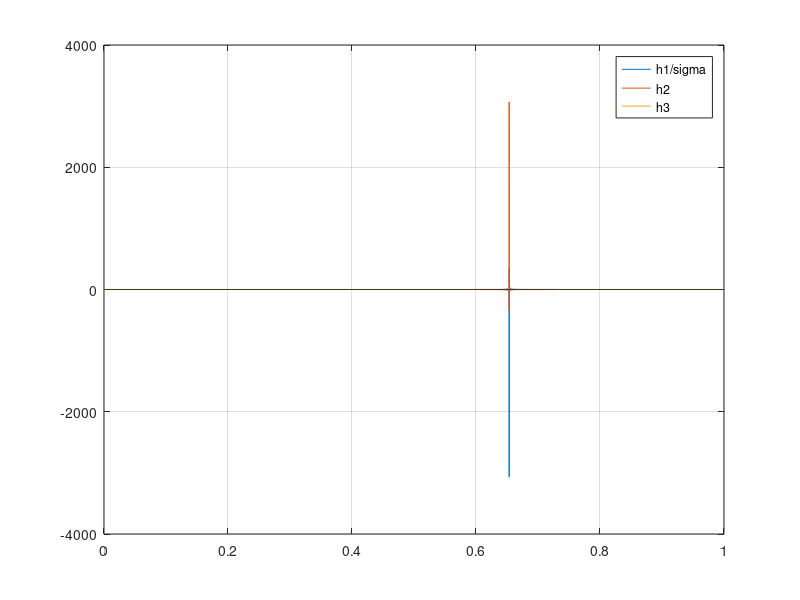
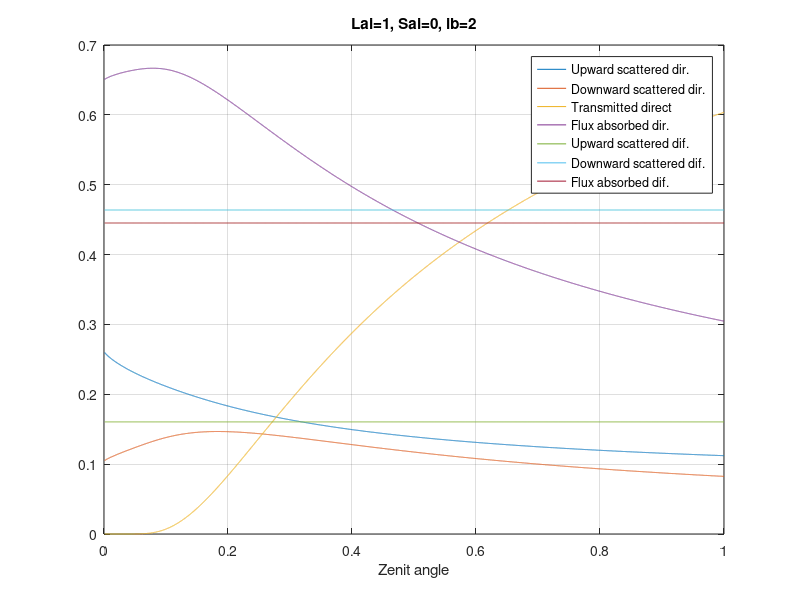

MATLAB code for these plots, in order:
%Test albedo code based on full CTSM code:
%https://github.com/ESCOMP/CTSM/blob/master/src/biogeophys/SurfaceAlbedoMod.F90
%subroutine TwoStream
%Kjetil Aas
%07.12.2021

close all;
clearvars;

%Input
S=0.0;L=1.0;
p=1; %Dummy, values are now hardcoded to NET
c=1; %Dummy
nlevcan=1;

albtestval=0.15;
albsod=[albtestval albtestval]; %Test values!
albsoi=[albtestval albtestval]; %Test values!
albgrd=[albtestval albtestval]; %Test values!
albgri=[albtestval albtestval]; %Test values!

lSFonly = false; 
snowveg_affects_radiation=false;
fwet=0.0; fcansno=0.0; 
omegas=[1e10 1e10]; betads=1e10; betais=1e10; %Only for fwet>0.0

%NET Temperate/NET Boreal/NDT Boreal. [vis nir]
chiL=0.01;	alphaLeaf=[0.07 0.35]; alphaStem=[0.16 0.39]; tauLeaf=[0.05 0.10]; tauStem=[0.001 0.001];

%Arrays (mostly for saving output)
cosz_arr=[0.001 0.001:0.0001:1]; 

sigma_arr=zeros(2,length(cosz_arr));c1_arr=zeros(2,length(cosz_arr)); b_arr=zeros(2,length(cosz_arr));

albd_arr=zeros(2,length(cosz_arr));
ftid_arr=zeros(2,length(cosz_arr));
ftdd_arr=zeros(2,length(cosz_arr));
fabd_arr=zeros(2,length(cosz_arr));
albi_arr=zeros(2,length(cosz_arr));
ftii_arr=zeros(2,length(cosz_arr));
fabi_arr=zeros(2,length(cosz_arr));

albdSF_arr=zeros(2,length(cosz_arr));albiSF_arr=zeros(2,length(cosz_arr)); 
h1_arr=zeros(2,length(cosz_arr)); h2_arr=zeros(2,length(cosz_arr)); h3_arr=zeros(2,length(cosz_arr));
twostext_arr=zeros(2,length(cosz_arr));avmu_arr=zeros(2,length(cosz_arr));omegal_arr=zeros(2,length(cosz_arr));


%Initialize with nans
albdSF=[nan nan]; albiSF=[nan nan];
rho=[nan nan]; tau=[nan nan];

%Calculate tau and rho
elai=L; esai=S; mpe=0.00000001;
wl(p) = elai(p) / max( elai(p)+esai(p), mpe );
ws(p) = esai(p) / max( elai(p)+esai(p), mpe );
for ib = [1 2]
  rho(p,ib) = max( alphaLeaf(p,ib)*wl(p) + alphaStem(p,ib)*ws(p), mpe );
  tau(p,ib) = max( tauLeaf(p,ib)*wl(p) + tauStem(p,ib)*ws(p), mpe );
end 

%Independent of wave band
chil = chiL; 

%----Start of CTSM code (Twostream in SurfaceAlbedoMod.F90)----

for i=1:length(cosz_arr)
    cosz=cosz_arr(i);     
    %cosz=0.6104;
    phi1 = 0.5 - 0.633*chil - 0.330*chil*chil;
    phi2 = 0.877 * (1.-2.*phi1);
    gdir(p) = phi1 + phi2*cosz;
    twostext(p) = gdir(p)/cosz;
    avmu(p) = ( 1 - phi1/phi2 * log((phi1+phi2)/phi1) ) / phi2;

    temp0(p) = max(gdir(p) + phi2*cosz,1.e-6);
    temp1 = phi1*cosz;
    temp2(p) = ( 1. - temp1/temp0(p) * log((temp1+temp0(p))/temp1) );
 
   % Loop over all wavebands to calculate for the full canopy the scattered fluxes
   % reflected upward and transmitted downward by the canopy and the flux absorbed by the
   % canopy for a unit incoming direct beam and diffuse flux at the top of the canopy given
   % an underlying surface of known albedo.
   %
   % Output:
   % ------------------
   % Direct beam fluxes
   % ------------------
   % albd       - Upward scattered flux above canopy (per unit direct beam flux)
   % ftid       - Downward scattered flux below canopy (per unit direct beam flux)
   % ftdd       - Transmitted direct beam flux below canopy (per unit direct beam flux)
   % fabd       - Flux absorbed by canopy (per unit direct beam flux)
   % fabd_sun   - Sunlit portion of fabd
   % fabd_sha   - Shaded portion of fabd
   % fabd_sun_z - absorbed sunlit leaf direct PAR (per unit sunlit lai+sai) for each canopy layer
   % fabd_sha_z - absorbed shaded leaf direct PAR (per unit shaded lai+sai) for each canopy layer
   % ------------------
   % Diffuse fluxes
   % ------------------
   % albi       - Upward scattered flux above canopy (per unit diffuse flux)
   % ftii       - Downward scattered flux below canopy (per unit diffuse flux)
   % fabi       - Flux absorbed by canopy (per unit diffuse flux)
   % fabi_sun   - Sunlit portion of fabi
   % fabi_sha   - Shaded portion of fabi
   % fabi_sun_z - absorbed sunlit leaf diffuse PAR (per unit sunlit lai+sai) for each canopy layer
   % fabi_sha_z - absorbed shaded leaf diffuse PAR (per unit shaded lai+sai) for each canopy layer


    for ib=[1 2]

          % Calculate two-stream parameters omega, betad, and betai.
          % Omega, betad, betai are adjusted for snow. Values for omega*betad
          % and omega*betai are calculated and then divided by the new omega
          % because the product omega*betai, omega*betad is used in solution.
          % Also, the transmittances and reflectances (tau, rho) are linear
          % weights of leaf and stem values.

        omegal = rho(p,ib) + tau(p,ib);
        asu = 0.5*omegal*gdir(p)/temp0(p) *temp2(p);
        betadl = (1.+avmu(p)*twostext(p))/(omegal*avmu(p)*twostext(p))*asu;
        betail = 0.5 * ((rho(p,ib)+tau(p,ib)) + (rho(p,ib)-tau(p,ib)) ...
             * ((1.+chil(p))/2.).^2) / omegal;

          if ( lSFonly )
             % Keep omega, betad, and betai as they are (for Snow free case or
             % when there is no snow
             tmp0 = omegal;
             tmp1 = betadl;
             tmp2 = betail;
          else
             % Adjust omega, betad, and betai for intercepted snow
             if (snowveg_affects_radiation) 
                tmp0 =   (1.-fcansno(p))*omegal        + fcansno(p)*omegas(ib);
                tmp1 = ( (1.-fcansno(p))*omegal*betadl + fcansno(p)*omegas(ib)*betads ) / tmp0;
                tmp2 = ( (1.-fcansno(p))*omegal*betail + fcansno(p)*omegas(ib)*betais ) / tmp0;
             else
                tmp0 =   (1.-fwet(p))*omegal        + fwet(p)*omegas(ib);
                tmp1 = ( (1.-fwet(p))*omegal*betadl + fwet(p)*omegas(ib)*betads ) / tmp0;
                tmp2 = ( (1.-fwet(p))*omegal*betail + fwet(p)*omegas(ib)*betais ) / tmp0;
             end 
          end   % end Snow free

          omega(p,ib) = tmp0;
          betad = tmp1;
          betai = tmp2;

          % Common terms

          b = 1. - omega(p,ib) + omega(p,ib)*betai;
          c1 = omega(p,ib)*betai;
          tmp0 = avmu(p)*twostext(p);
          d = tmp0 * omega(p,ib)*betad;
          f = tmp0 * omega(p,ib)*(1.-betad);
          tmp1 = b*b - c1*c1;
          h = sqrt(tmp1) / avmu(p);
          sigma = tmp0*tmp0 - tmp1;
          p1 = b + avmu(p)*h;
          p2 = b - avmu(p)*h;
          p3 = b + tmp0;
          p4 = b - tmp0;

          % Absorbed, reflected, transmitted fluxes per unit incoming radiation
          % for full canopy

          t1 = min(h*(elai(p)+esai(p)), 40.);
          s1 = exp(-t1);
          t1 = min(twostext(p)*(elai(p)+esai(p)), 40.);
          s2 = exp(-t1);

          % Direct beam
          if ( ~ lSFonly )
             u1 = b - c1/albgrd(c,ib);
             u2 = b - c1*albgrd(c,ib);
             u3 = f + c1*albgrd(c,ib);
          else
             % Snow Free (SF) only 
             % albsod instead of albgrd here:
             u1 = b - c1/albsod(c,ib);
             u2 = b - c1*albsod(c,ib);
             u3 = f + c1*albsod(c,ib);
          end
          tmp2 = u1 - avmu(p)*h;
          tmp3 = u1 + avmu(p)*h;
          d1 = p1*tmp2/s1 - p2*tmp3*s1;
          tmp4 = u2 + avmu(p)*h;
          tmp5 = u2 - avmu(p)*h;
          d2 = tmp4/s1 - tmp5*s1;
          h1 = -d*p4 - c1*f;
          tmp6 = d - h1*p3/sigma;
          tmp7 = ( d - c1 - h1/sigma*(u1+tmp0) ) * s2;
          h2 = ( tmp6*tmp2/s1 - p2*tmp7 ) / d1;
          h3 = - ( tmp6*tmp3*s1 - p1*tmp7 ) / d1;
          h4 = -f*p3 - c1*d;
          tmp8 = h4/sigma;
          tmp9 = ( u3 - tmp8*(u2-tmp0) ) * s2;
          h5 = - ( tmp8*tmp4/s1 + tmp9 ) / d2;
          h6 = ( tmp8*tmp5*s1 + tmp9 ) / d2;
          if ( ~lSFonly )
            albd(p,ib) = h1/sigma + h2 + h3;
            ftid(p,ib) = h4*s2/sigma + h5*s1 + h6/s1;
            ftdd(p,ib) = s2;
            fabd(p,ib) = 1. - albd(p,ib) - (1.-albgrd(c,ib))*ftdd(p,ib) - (1.-albgri(c,ib))*ftid(p,ib);
          else
            albdSF(p,ib) = h1/sigma + h2 + h3;
          end
          

          a1 = h1 / sigma * (1. - s2*s2) / (2. * twostext(p)) ...
             + h2         * (1. - s2*s1) / (twostext(p) + h) ...
             + h3         * (1. - s2/s1) / (twostext(p) - h);

          a2 = h4 / sigma * (1. - s2*s2) / (2. * twostext(p)) ...
             + h5         * (1. - s2*s1) / (twostext(p) + h) ...
             + h6         * (1. - s2/s1) / (twostext(p) - h);
          if ( ~ lSFonly )
            fabd_sun(p,ib) = (1. - omega(p,ib)) * ( 1. - s2 + 1. / avmu(p) * (a1 + a2) );
            fabd_sha(p,ib) = fabd(p,ib) - fabd_sun(p,ib);
          end

          % Diffuse
          if ( ~ lSFonly )
            u1 = b - c1/albgri(c,ib);
            u2 = b - c1*albgri(c,ib);
          else
             % Snow Free (SF) only 
             % albsoi instead of albgri here:
            u1 = b - c1/albsoi(c,ib);
            u2 = b - c1*albsoi(c,ib);
          end
          tmp2 = u1 - avmu(p)*h;
          tmp3 = u1 + avmu(p)*h;
          d1 = p1*tmp2/s1 - p2*tmp3*s1;
          tmp4 = u2 + avmu(p)*h;
          tmp5 = u2 - avmu(p)*h;
          d2 = tmp4/s1 - tmp5*s1;
          h7 = (c1*tmp2) / (d1*s1);
          h8 = (-c1*tmp3*s1) / d1;
          h9 = tmp4 / (d2*s1);
          h10 = (-tmp5*s1) / d2;

  
          % Final Snow Free albedo
          if ( lSFonly )
            albiSF(p,ib) = h7 + h8;
          else
            % For non snow Free case, adjustments continue
            albi(p,ib) = h7 + h8;
            ftii(p,ib) = h9*s1 + h10/s1;
            fabi(p,ib) = 1. - albi(p,ib) - (1.-albgri(c,ib))*ftii(p,ib);

            a1 = h7 * (1. - s2*s1) / (twostext(p) + h) +  h8 * (1. - s2/s1) / (twostext(p) - h);
            a2 = h9 * (1. - s2*s1) / (twostext(p) + h) + h10 * (1. - s2/s1) / (twostext(p) - h);

            fabi_sun(p,ib) = (1. - omega(p,ib)) / avmu(p) * (a1 + a2);
            fabi_sha(p,ib) = fabi(p,ib) - fabi_sun(p,ib);
  
            % Repeat two-stream calculations for each canopy layer to calculate derivatives.
            % tlai_z and tsai_z are the leaf+stem area increment for a layer. Derivatives are
            % calculated at the center of the layer. Derivatives are needed only for the
            % visible waveband to calculate absorbed PAR (per unit lai+sai) for each canopy layer.
            % Derivatives are calculated first per unit lai+sai and then normalized for sunlit
            % or shaded fraction of canopy layer.
  
            % Sun/shade big leaf code uses only one layer, with canopy integrated values from above
            % and also canopy-integrated scaling coefficients
  
            if (ib == 1) 
               if (nlevcan == 1) 
  
                  % sunlit fraction of canopy
                  fsun_z(p,1) = (1. - s2) / t1;
  
                  % absorbed PAR (per unit sun/shade lai+sai)
                  laisum = elai(p)+esai(p);
                  fabd_sun_z(p,1) = fabd_sun(p,ib) / (fsun_z(p,1)*laisum);
                  fabi_sun_z(p,1) = fabi_sun(p,ib) / (fsun_z(p,1)*laisum);
                  fabd_sha_z(p,1) = fabd_sha(p,ib) / ((1. - fsun_z(p,1))*laisum);
                  fabi_sha_z(p,1) = fabi_sha(p,ib) / ((1. - fsun_z(p,1))*laisum);
  
                  % leaf to canopy scaling coefficients
                  extkn = 0.30;
                  extkb = twostext(p);
                  vcmaxcintsun(p) = (1. - exp(-(extkn+extkb)*elai(p))) / (extkn + extkb);
                  vcmaxcintsha(p) = (1. - exp(-extkn*elai(p))) / extkn - vcmaxcintsun(p);
                  if (elai(p)  >  0.) 
                    vcmaxcintsun(p) = vcmaxcintsun(p) / (fsun_z(p,1)*elai(p));
                    vcmaxcintsha(p) = vcmaxcintsha(p) / ((1. - fsun_z(p,1))*elai(p));
                  else
                    vcmaxcintsun(p) = 0.;
                    vcmaxcintsha(p) = 0.;
                  end
  
               elseif (nlevcan > 1)
                  for iv = 1, nrad(p)
  
                     % Cumulative lai+sai at center of layer
  
                     if (iv == 1) 
                        laisum = 0.5 * (tlai_z(p,iv)+tsai_z(p,iv));
                     else
                        laisum = laisum + 0.5 * ((tlai_z(p,iv-1)+tsai_z(p,iv-1))+(tlai_z(p,iv)+tsai_z(p,iv)));
                     end
  
                     % Coefficients s1 and s2 depend on cumulative lai+sai. s2 is the sunlit fraction
     
                     t1 = min(h*laisum, 40.);
                     s1 = exp(-t1);
                     t1 = min(twostext(p)*laisum, 40.);
                     s2 = exp(-t1);
                     fsun_z(p,iv) = s2;
  
                     % ===============
                     % Direct beam
                     % ===============
  
                     % Coefficients h1-h6 and a1,a2 depend of cumulative lai+sai
  
                     u1 = b - c1/albgrd(c,ib);
                     u2 = b - c1*albgrd(c,ib);
                     u3 = f + c1*albgrd(c,ib);
  
                     % Derivatives for h2, h3, h5, h6 and a1, a2
  
                     v = d1;
                     dv = h * p1 * tmp2 / s1 + h * p2 * tmp3 * s1;
  
                     u = tmp6 * tmp2 / s1 - p2 * tmp7;
                     du = h * tmp6 * tmp2 / s1 + twostext(p) * p2 * tmp7;
                     dh2 = (v * du - u * dv) / (v * v);
  
                     u = -tmp6 * tmp3 * s1 + p1 * tmp7;
                     du = h * tmp6 * tmp3 * s1 - twostext(p) * p1 * tmp7;
                     dh3 = (v * du - u * dv) / (v * v);
  
                     v = d2;
                     dv = h * tmp4 / s1 + h * tmp5 * s1;
     
                     u = -h4/sigma * tmp4 / s1 - tmp9;
                     du = -h * h4/sigma * tmp4 / s1 + twostext(p) * tmp9;
                     dh5 = (v * du - u * dv) / (v * v);
  
                     u = h4/sigma * tmp5 * s1 + tmp9;
                     du = -h * h4/sigma * tmp5 * s1 - twostext(p) * tmp9;
                     dh6 = (v * du - u * dv) / (v * v);
  
                     da1 = h1/sigma * s2*s2 + h2 * s2*s1 + h3 * s2/s1 ...
                         + (1. - s2*s1) / (twostext(p) + h) * dh2 ...
                         + (1. - s2/s1) / (twostext(p) - h) * dh3;
                     da2 = h4/sigma * s2*s2 + h5 * s2*s1 + h6 * s2/s1 ...
                         + (1. - s2*s1) / (twostext(p) + h) * dh5 ...
                         + (1. - s2/s1) / (twostext(p) - h) * dh6;
  
                     % Flux derivatives
     
                     d_ftid = -twostext(p)*h4/sigma*s2 - h*h5*s1 + h*h6/s1 + dh5*s1 + dh6/s1;
                     d_fabd = -(dh2+dh3) + (1.-albgrd(c,ib))*twostext(p)*s2 - (1.-albgri(c,ib))*d_ftid;
                     d_fabd_sun = (1. - omega(p,ib)) * (twostext(p)*s2 + 1. / avmu(p) * (da1 + da2));
                     d_fabd_sha = d_fabd - d_fabd_sun;
  
                     fabd_sun_z(p,iv) = max(d_fabd_sun, 0.);
                     fabd_sha_z(p,iv) = max(d_fabd_sha, 0.);
  
                     % Flux derivatives are APARsun and APARsha per unit (LAI+SAI). Need
                     % to normalize derivatives by sunlit or shaded fraction to get
                     % APARsun per unit (LAI+SAI)sun and APARsha per unit (LAI+SAI)sha
  
                     fabd_sun_z(p,iv) = fabd_sun_z(p,iv) / fsun_z(p,iv);
                     fabd_sha_z(p,iv) = fabd_sha_z(p,iv) / (1. - fsun_z(p,iv));
  
                     % ===============
                     % Diffuse
                     % ===============
  
                     % Coefficients h7-h10 and a1,a2 depend of cumulative lai+sai
  
                     u1 = b - c1/albgri(c,ib);
                     u2 = b - c1*albgri(c,ib);

                     a1 = h7 * (1. - s2*s1) / (twostext(p) + h) +  h8 * (1. - s2/s1) / (twostext(p) - h);
                     a2 = h9 * (1. - s2*s1) / (twostext(p) + h) + h10 * (1. - s2/s1) / (twostext(p) - h);
     
                     % Derivatives for h7, h8, h9, h10 and a1, a2
  
                     v = d1;
                     dv = h * p1 * tmp2 / s1 + h * p2 * tmp3 * s1;
     
                     u = c1 * tmp2 / s1;
                     du = h * c1 * tmp2 / s1;
                     dh7 = (v * du - u * dv) / (v * v);
  
                     u = -c1 * tmp3 * s1;
                     du = h * c1 * tmp3 * s1;
                     dh8 = (v * du - u * dv) / (v * v);
  
                     v = d2;
                     dv = h * tmp4 / s1 + h * tmp5 * s1;
  
                     u = tmp4 / s1;
                     du = h * tmp4 / s1;
                     dh9 = (v * du - u * dv) / (v * v);
  
                     u = -tmp5 * s1;
                     du = h * tmp5 * s1;
                     dh10 = (v * du - u * dv) / (v * v);
  
                     da1 = h7*s2*s1 +  h8*s2/s1 + (1.-s2*s1)/(twostext(p)+h)*dh7 + (1.-s2/s1)/(twostext(p)-h)*dh8;
                     da2 = h9*s2*s1 + h10*s2/s1 + (1.-s2*s1)/(twostext(p)+h)*dh9 + (1.-s2/s1)/(twostext(p)-h)*dh10;
  
                     % Flux derivatives
  
                     d_ftii = -h * h9 * s1 + h * h10 / s1 + dh9 * s1 + dh10 / s1;
                     d_fabi = -(dh7+dh8) - (1.-albgri(c,ib))*d_ftii;
                     d_fabi_sun = (1. - omega(p,ib)) / avmu(p) * (da1 + da2);
                     d_fabi_sha = d_fabi - d_fabi_sun;
  
                     fabi_sun_z(p,iv) = max(d_fabi_sun, 0.);
                     fabi_sha_z(p,iv) = max(d_fabi_sha, 0.);
  
                     % Flux derivatives are APARsun and APARsha per unit (LAI+SAI). Need
                     % to normalize derivatives by sunlit or shaded fraction to get
                     % APARsun per unit (LAI+SAI)sun and APARsha per unit (LAI+SAI)sha
  
                     fabi_sun_z(p,iv) = fabi_sun_z(p,iv) / fsun_z(p,iv);
                     fabi_sha_z(p,iv) = fabi_sha_z(p,iv) / (1. - fsun_z(p,iv));
  
                    
                   end % end of iv loop
               end % nlevcan
            end   % first band
          end  % NOT lSFonly   
          
    sigma_arr(ib,i)=sigma; 
    
    albd_arr(ib,i)=albd(ib);
    ftid_arr(ib,i)=ftid(ib);
    ftdd_arr(ib,i)=ftdd(ib);
    fabd_arr(ib,i)=fabd(ib);
    albi_arr(ib,i)=albi(ib);
    ftii_arr(ib,i)=ftii(ib);
    fabi_arr(ib,i)=fabi(ib);
    
    albdSF_arr(ib,i)=albdSF(ib);
    albiSF_arr(ib,i)=albiSF(ib);
    h1_arr(ib,i)=h1;h2_arr(ib,i)=h2;h3_arr(ib,i)=h3;
    twostext_arr(ib,i)=twostext;avmu_arr(ib,i)=avmu;omegal_arr(ib,i)=omegal;
    if abs(sigma)<0.00000001
        disp('cosz, ib, sigma, h1, h4, h1*p3/sigma, h1/sigma, h4/sigma'); 
        disp([cosz,ib,sigma,h1,h4,h1*p3/sigma,h1/sigma,h4/sigma]); 
        return
    end
    
    end       % end of radiation band loop (ib)
end %cosz loop

%Plot results
ib=2; %Vis
figure;
plot(cosz_arr,h1_arr(ib,:)./sigma_arr(ib,:)); grid on; box on;hold on;
plot(cosz_arr,h2_arr(ib,:));plot(cosz_arr,h3_arr(ib,:));
plot(cosz_arr,h1_arr(ib,:)./sigma_arr(ib,:)+h2_arr(ib,:)+h3_arr(ib,:),'k')
legend('h1/sigma','h2','h3')

figure;hold on; box on; grid on;
plot(cosz_arr,albd_arr(ib,:));
plot(cosz_arr,ftid_arr(ib,:));
plot(cosz_arr,ftdd_arr(ib,:));
plot(cosz_arr,fabd_arr(ib,:));
plot(cosz_arr,albi_arr(ib,:));
plot(cosz_arr,ftii_arr(ib,:));
plot(cosz_arr,fabi_arr(ib,:));
legend('Upward scattered dir.','Downward scattered dir.','Transmitted direct',...
    'Flux absorbed dir.','Upward scattered dif.','Downward scattered dif.','Flux absorbed dif.')
title(['Lai=' num2str(L), ', Sai=', num2str(S), ', ib=', num2str(ib)])
xlabel('Zenit angle')

